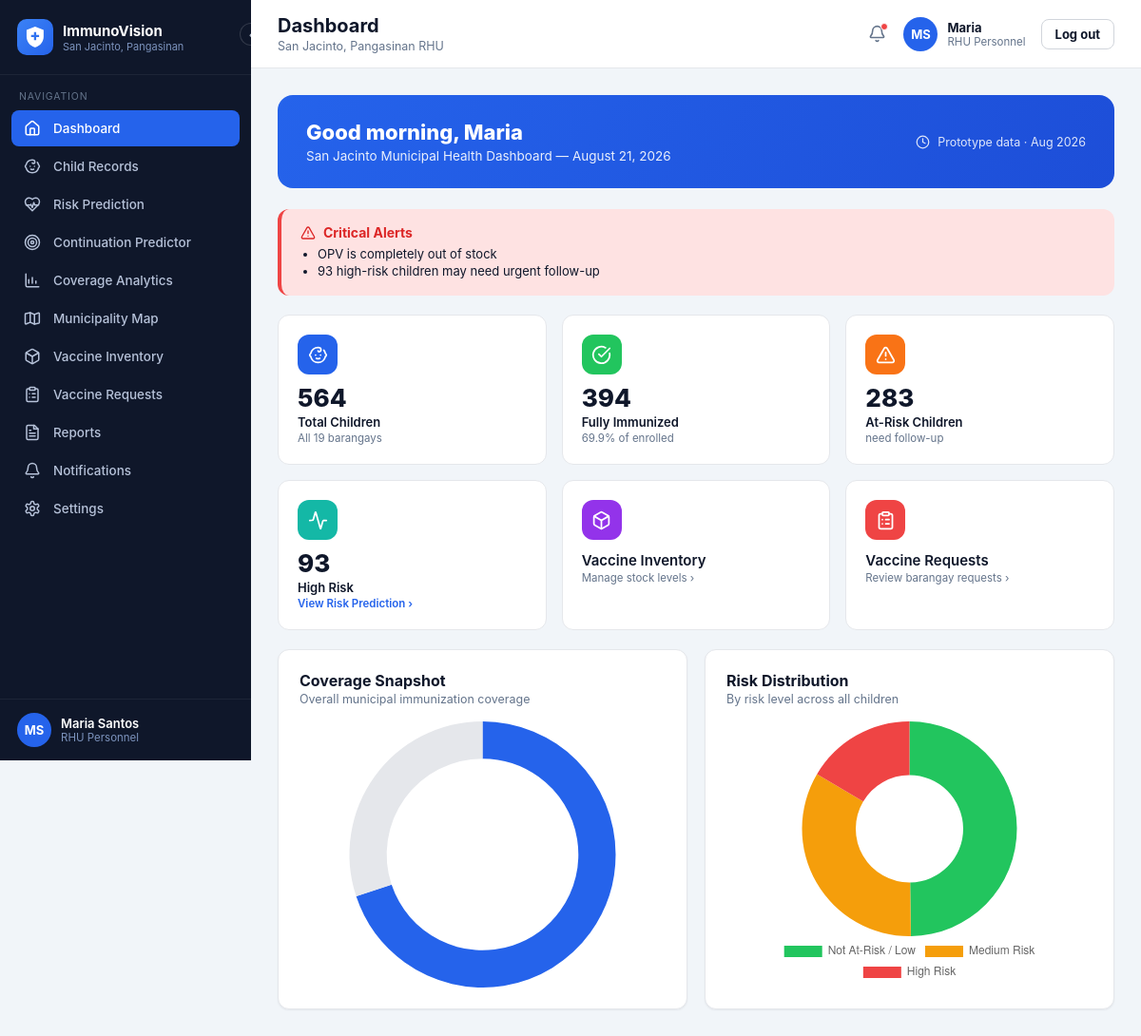
The app's page /rhu/dashboard (signed in) with its own data.
### models.py (models this page shows, shortened)
class User(UserMixin, db.Model):
    __tablename__ = "users"
    id = db.Column(db.Integer, primary_key=True)
    username = db.Column(db.String(64), unique=True, nullable=False)
    password_hash = db.Column(db.String(255), nullable=False)
    full_name = db.Column(db.String(150), nullable=False)
    role = db.Column(db.String(20), nullable=False)  # admin | rhu | bhw
    barangay_id = db.Column(db.Integer, db.ForeignKey("barangays.id"), nullable=True)
    is_active_flag = db.Column(db.Boolean, default=True, nullable=False)
    created_at = db.Column(db.DateTime, default=datetime.utcnow)
    last_login_at = db.Column(db.DateTime, nullable=True)
    @property
    def is_active(self):
        return self.is_active_flag
    @property
    def role_label(self):
        return {"admin": "System Administrator", "rhu": "RHU Personnel",
                "bhw": "Barangay Health Worker"}.get(self.role, self.role)

### app.py (the view)
@rhu_bp.route("/dashboard")
def dashboard():
    stats = dashboard_stats()
    alerts = [f"{a.name} is completely out of stock" for a in VaccineAntigen.query.all()
              if sum(b.quantity_on_hand for b in InventoryBatch.query.filter_by(antigen_id=a.id, is_archived=False)) <= 0]
    dist = risk_distribution()
    return render_template("rhu_dashboard.html", **_rhu_ctx(
        "dashboard", page_title="Dashboard", stats=stats, inventory_alerts=alerts,
        at_risk_uncontacted=dist["high_count"], risk_dist=dist, now=datetime.now(),
    ))

### app.py (called while the page is built)
def create_app():
    app = Flask(__name__)
    app.config["SECRET_KEY"] = os.environ.get("SECRET_KEY", "dev-secret-key-change-in-production")
    app.config["SQLALCHEMY_DATABASE_URI"] = os.environ.get(
        "DATABASE_URL", f"sqlite:///{DB_PATH}"
    )
    app.config["SQLALCHEMY_TRACK_MODIFICATIONS"] = False
    os.makedirs(os.path.dirname(DB_PATH), exist_ok=True)
    db.init_app(app)
    login_manager.init_app(app)
    app.register_blueprint(auth_bp)
    app.register_blueprint(rhu_bp)
    app.register_blueprint(bhw_bp)
    app.register_blueprint(admin_bp)
    app.register_blueprint(api_bp)
    @login_manager.user_loader
    def load_user(user_id):
        return db.session.get(User, int(user_id))
    @app.context_processor
    def inject_globals():
        return {"today": date.today()}
    return app

def role_required(*roles):
    from functools import wraps
    def decorator(view_func):
        @wraps(view_func)
        def wrapped(*args, **kwargs):
            if not current_user.is_authenticated or current_user.role not in roles:
                abort(403)
            return view_func(*args, **kwargs)
        return wrapped
    return decorator

def build_nav(spec):
    return [{"key": k, "icon": i, "label": l, "url": url_for(e)} for k, i, l, e in spec]

def _children_query(barangay_id=None):
    q = Child.query
    return q.filter(Child.barangay_id == barangay_id) if barangay_id else q

def _cache(key, builder):
    if not has_request_context():
        return builder()
    store = getattr(g, "_iv_cache", None)
    if store is None:
        store = g._iv_cache = {}
    if key not in store:
        store[key] = builder()
    return store[key]

def _vaccine_types_by_id():
    return _cache("vaccine_types", lambda: {vt.id: vt for vt in VaccineType.query.all()})

def _records_by_child():
    def build():
        out = defaultdict(list)
        for record in VaccinationRecord.query.all():
            out[record.child_id].append(record)
        return out
    return _cache("records", build)

def _latest_risk_by_child():
    def build():
        out = {}
        for ra in RiskAssessment.query.order_by(
            RiskAssessment.computed_at.asc(), RiskAssessment.id.asc()
        ).all():
            out[ra.child_id] = ra  # later rows overwrite earlier -> newest wins
        return out
    return _cache("risk", build)

def _is_fully_immunized(child):
    due, missed = _due_and_missed(child)
    return True if due == 0 else ((due - missed) / due >= 0.9)

### templates/rhu_dashboard.html (shortened to what this page needs)
{% extends "layout_app.html" %}
{% from "_icons.html" import icon %}
{% block content %}
<div class="banner">
  <div>
    <h2>Good morning, {{ current_user.full_name.split(' ')[0] }}</h2>
    <p>San Jacinto Municipal Health Dashboard — {{ (now.strftime('%B') ~ ' ' ~ now.day ~ ', ' ~ now.year) if now else '' }}</p>
  </div>
  <div class="banner-meta">{{ icon('clock', 15) }} Prototype data · {{ now.strftime('%b %Y') if now else '' }}</div>
</div>
{% if inventory_alerts or at_risk_uncontacted %}
<div class="alert-banner">
  <div class="title">{{ icon('alert-triangle', 16) }} Critical Alerts</div>
  <ul>
    {% for a in inventory_alerts %}<li>{{ a }}</li>{% endfor %}
    {% if at_risk_uncontacted %}<li>{{ at_risk_uncontacted }} high-risk children may need urgent follow-up</li>{% endif %}
  </ul>
</div>
{% endif %}
<div class="stat-grid">
  <div class="stat-card">
    <div class="stat-icon bg-blue">{{ icon('baby', 21) }}</div>
    <div class="stat-value">{{ stats.total_children }}</div>
    <div class="stat-label">Total Children</div>
    <div class="stat-caption">All 19 barangays</div>
  </div>
  <div class="stat-card">
    <div class="stat-icon bg-green">{{ icon('check-circle', 21) }}</div>
    <div class="stat-value">{{ stats.fully_immunized }}</div>
    <div class="stat-label">Fully Immunized</div>
    <div class="stat-caption">{{ stats.coverage_rate }}% of enrolled</div>
  </div>
  <div class="stat-card">
    <div class="stat-icon bg-orange">{{ icon('alert-triangle', 21) }}</div>
    <div class="stat-value">{{ stats.at_risk }}</div>
    <div class="stat-label">At-Risk Children</div>
    <div class="stat-caption">need follow-up</div>
  </div>
  <div class="stat-card">
    <div class="stat-icon bg-teal">{{ icon('activity', 21) }}</div>
    <div class="stat-value">{{ risk_dist.high_count }}</div>
    <div class="stat-label">High Risk</div>
    <div class="stat-caption"><a href="{{ url_for('rhu.risk') }}" class="link" style="color:var(--primary)">View Risk Prediction ›</a></div>
  </div>
  <a href="{{ url_for('rhu.inventory') }}" class="stat-card" style="display:block;">
    <div class="stat-icon bg-purple">{{ icon('package', 21) }}</div>
    <div class="stat-label" style="font-size:15px;">Vaccine Inventory</div>
    <div class="stat-caption">Manage stock levels ›</div>
  </a>
  <a href="{{ url_for('rhu.requests') }}" class="stat-card" style="display:block;">
    <div class="stat-icon bg-red">{{ icon('clipboard', 21) }}</div>
    <div class="stat-label" style="font-size:15px;">Vaccine Requests</div>
    <div class="stat-caption">Review barangay requests ›</div>
  </a>
</div>
<div class="grid-2">
  <div class="card card-pad">
    <div class="card-title">Coverage Snapshot</div>
    <div class="card-sub">Overall municipal immunization coverage</div>
    <div class="chart-box"><canvas id="covGaugeChart"></canvas></div>
  </div>
  <div class="card card-pad">
    <div class="card-title">Risk Distribution</div>
    <div class="card-sub">By risk level across all children</div>
    <div class="chart-box"><canvas id="riskDonutChart"></canvas></div>
  </div>
</div>
{% endblock %}
{% block extra_js %}
<script>Chart.defaults.maintainAspectRatio = false; Chart.defaults.responsive = true;</script>
<script>
new Chart(document.getElementById('covGaugeChart'), {
  type: 'doughnut',
  data: { labels: ['Fully Immunized', 'Remaining'], datasets: [{ data: [{{ stats.coverage_rate }}, {{ 100 - stats.coverage_rate }}], backgroundColor: ['#2563eb', '#e5e7eb'], borderWidth: 0 }] },
  options: { cutout: '72%', plugins: { legend: { display: false } } }
});
new Chart(document.getElementById('riskDonutChart'), {
  type: 'doughnut',
  data: {
    labels: ['Not At-Risk / Low', 'Medium Risk', 'High Risk'],
    datasets: [{ data: [{{ risk_dist.low_pct }}, {{ risk_dist.medium_pct }}, {{ risk_dist.high_pct }}], backgroundColor: ['#22c55e', '#f59e0b', '#ef4444'], borderWidth: 0 }]
  },
  options: { plugins: { legend: { position: 'bottom' } } }
});
</script>
{% endblock %}

### templates/layout_app.html (shortened to what this page needs)
{% extends "base.html" %}
{% from "_brand.html" import brand_mark %}
{% from "_icons.html" import icon %}
{% block body %}
<div class="app-shell">
  <aside class="sidebar" id="sidebar">
    <div class="sidebar-header">
      {{ brand_mark(38, 10) }}
      <div class="brand-text">
        <div class="t1">ImmunoVision</div>
        <div class="t2">San Jacinto, Pangasinan</div>
      </div>
      <button class="sidebar-toggle" id="sidebarToggle" type="button" title="Collapse sidebar">‹</button>
    </div>
    <div class="sidebar-section-label">Navigation</div>
    <nav class="sidebar-nav">
      {% for item in nav_items %}
      <a class="nav-item {% if item.key == active %}active{% endif %}" href="{{ item.url }}">
        <span class="icon">{{ icon(item.icon, 18) }}</span>
        <span class="label">{{ item.label }}</span>
      </a>
      {% endfor %}
    </nav>
    <div class="sidebar-footer">
      <div class="avatar-chip">{{ current_user.full_name.split(' ')|map('first')|join('') }}</div>
      <div class="who">
        <div class="name">{{ current_user.full_name }}</div>
        <div class="role">{{ current_user.role_label }}</div>
      </div>
    </div>
  </aside>
  <div class="main-col">
    <header class="topbar">
      <div>
        <h1>{% block page_title %}{{ page_title|default('') }}{% endblock %}</h1>
        <div class="subtitle">{% block page_subtitle %}{{ page_subtitle|default('San Jacinto, Pangasinan RHU') }}{% endblock %}</div>
      </div>
      <div class="topbar-right">
        <a href="{{ notif_url|default('#') }}" class="bell-btn" title="Notifications">{{ icon('bell', 19) }}{% if unread_count and unread_count > 0 %}<span class="bell-dot"></span>{% endif %}</a>
        <div class="account-chip">
          <div class="avatar-chip">{{ current_user.full_name.split(' ')|map('first')|join('') }}</div>
          <div class="who">
            <div class="name">{{ current_user.full_name.split(' ')[0] }}</div>
            <div class="role">{{ current_user.role_label }}</div>
          </div>
          <a href="{{ url_for('auth.logout') }}" class="btn btn-outline btn-sm" style="margin-left:6px;">Log out</a>
        </div>
      </div>
    </header>
    <main class="content">
      {% block content %}{% endblock %}
    </main>
  </div>
</div>
{% endblock %}

### records on screen
User: full_name "Maria Santos", role_label "RHU Personnel", full_name "Maria"

### other values on screen
{{ item.label }} "Dashboard" "Child Records" "Risk Prediction" "Continuation Predictor" "Coverage Analytics" "Municipality Map" "Vaccine Inventory" "Vaccine Requests" "Reports" "Notifications" "Settings"
{{ current_user.full_name.split(' ')|map('first')|join('') }} "MS"
{{ page_title|default('') }} "Dashboard"
{{ page_subtitle|default('San Jacinto, Pangasinan RHU') }} "San Jacinto, Pangasinan RHU"
{{ a }} "OPV is completely out of stock"
{{ at_risk_uncontacted }} "93"
{{ stats.total_children }} "564"
{{ stats.fully_immunized }} "394"
{{ stats.coverage_rate }} "69.9"
{{ stats.at_risk }} "283"
{{ risk_dist.high_count }} "93"
chart data {{ stats.coverage_rate }} 69.9
chart data {{ 100 - stats.coverage_rate }} 30.099999999999994
chart data {{ risk_dist.low_pct }} 49.8
chart data {{ risk_dist.medium_pct }} 33.7
